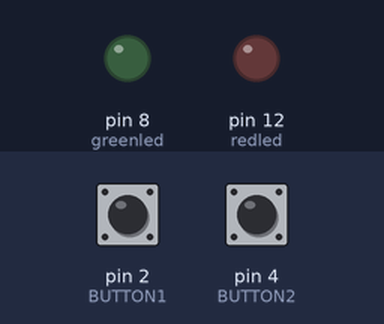
Bench run of a sketch on a simulated Arduino Uno, built with avr-gcc and run on an emulated ATmega328P. Shown: output pins drawn as LEDs (lit = HIGH). The test bench sets the inputs (shaded band); at power-on: pin 2 (BUTTON1) LOW, pin 4 (BUTTON2) LOW.

Above: at 1.2 s.
1.3 s: pin 2 (BUTTON1) pulled HIGH for 0.15 s
At 1.38 s:
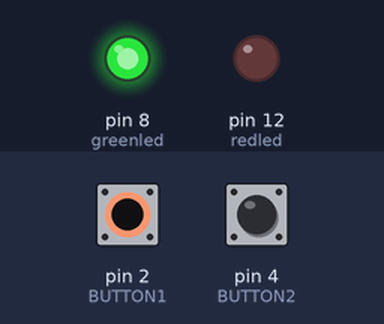
2.9 s: pin 4 (BUTTON2) pulled HIGH for 0.15 s
At 2.98 s:
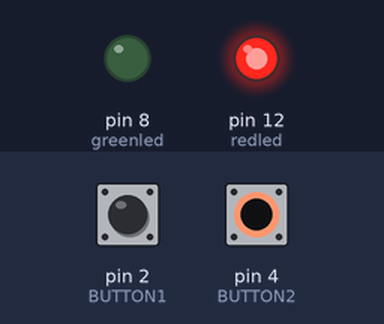
4.5 s: pin 4 (BUTTON2) pulled HIGH for 3.2 s
At 8.6 s:
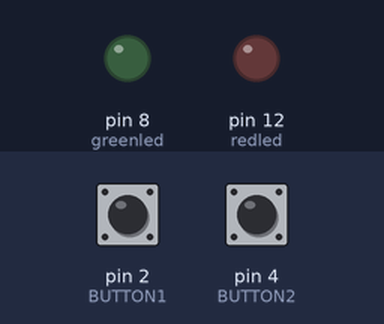
9.2 s: pin 2 (BUTTON1) pulled HIGH for 3.2 s
At 9.7 s:
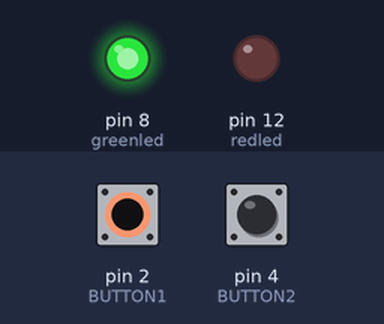
13.9 s: pin 2 (BUTTON1) driven HIGH and pin 4 (BUTTON2) driven HIGH
At 15.2 s:
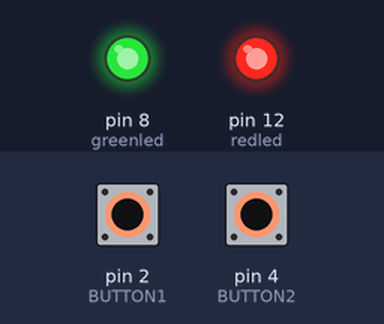
Timing chart, 0 to 16.4 s (numbered marks = the images above; inputs shaded):
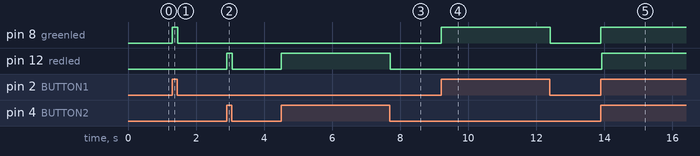

Measured:
- after the input at 1.3 s, pin 8 (greenled): LOW → HIGH at once, → LOW 0.16 s later
- after the input at 2.9 s, pin 12 (redled): LOW → HIGH at once, → LOW 0.16 s later
- after the input at 4.5 s, pin 12 (redled): LOW → HIGH at once, → LOW 3.2 s later
- after the input at 9.2 s, pin 8 (greenled): LOW → HIGH at once, → LOW 3.2 s later
- after the input at 13.9 s, pin 8 (greenled), pin 12 (redled): LOW → HIGH at once

The sketch:

car_stereo_system.ino
```cpp
const int BUTTON1 = 2;
const int BUTTON2 = 4;
const int greenled = 8;
const int redled = 12;
int BUTTONstate1 = 0;
int BUTTONstate2 = 0;

void setup()
{
    pinMode(BUTTON1,INPUT);
    pinMode(BUTTON2,INPUT);
    pinMode(greenled,OUTPUT);
    pinMode(redled,OUTPUT);
}

void loop()
{
  BUTTONstate1 = digitalRead(BUTTON1);
  if (BUTTONstate1 == HIGH)
  {
    digitalWrite(greenled, HIGH);
    delay(20);
  }
  else{
    digitalWrite(greenled,LOW);
  }
  BUTTONstate2 = digitalRead(BUTTON2);
   if (BUTTONstate2 == HIGH)
  {
    digitalWrite(redled, HIGH);
    delay(40);
    }
  else{
    digitalWrite(redled,LOW);
  }
}
  
```
